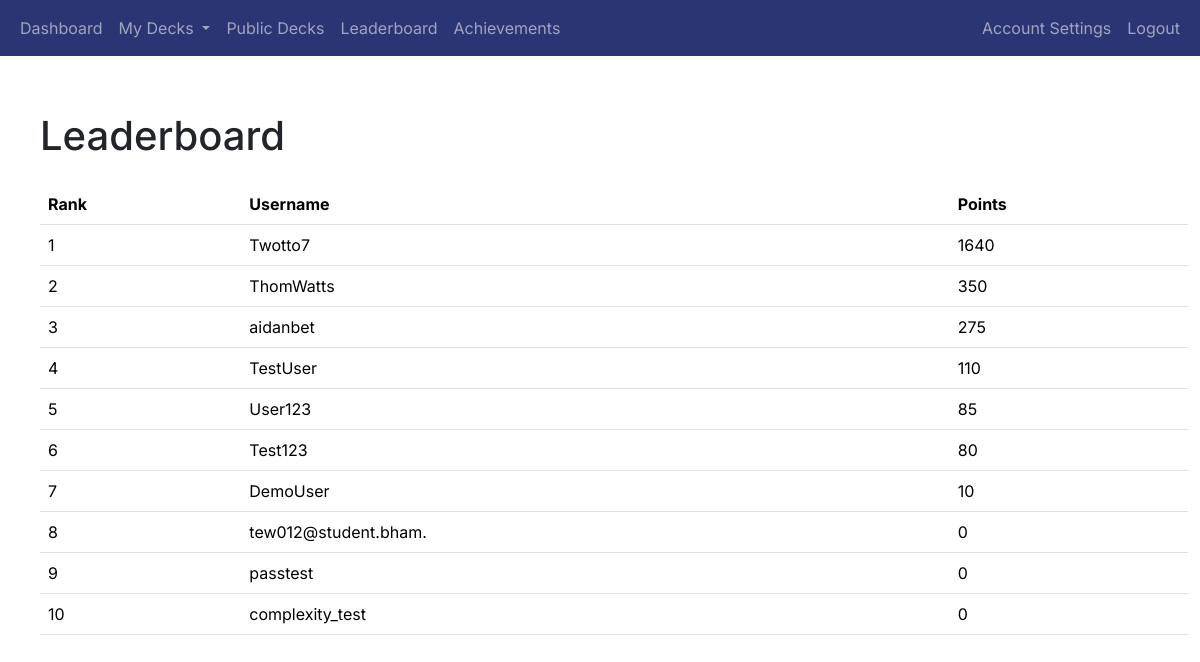
The page /leaderboard (signed in) on the database as committed earlier.
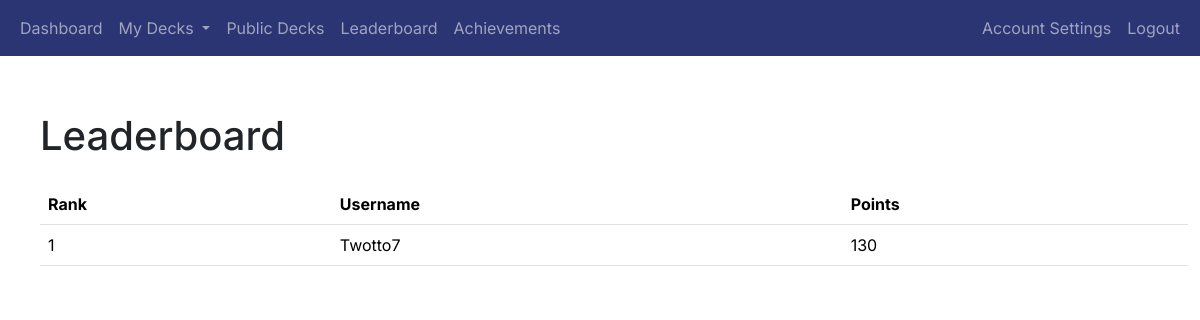
The same page on the database as committed later.
### app/auth/models.py (models this page shows, shortened)
class User(db.Model, UserMixin):
    user_id = db.Column(db.Integer, primary_key=True)
    username = db.Column(db.String(80), unique=True, nullable=False)
    email = db.Column(db.String(120), unique=True, nullable=False)
    password_hash = db.Column(db.String(128), nullable=False)
    points = db.Column(db.Integer, default=0)  # Add points column
    achievements = db.relationship('UserAchievement', back_populates='user', cascade='all, delete-orphan')
    login_events = db.relationship('LoginEvent', backref='user', cascade='all, delete-orphan', lazy=True)
    decks = db.relationship('Deck', backref='user', cascade='all, delete-orphan', lazy=True)

### app/gamification/routes.py (the view)
@gamification_blueprint.route('/leaderboard')
@login_required
def leaderboard():
    users = User.query.order_by(User.points.desc()).limit(10).all()  # Get top 10 users
    return render_template('leaderboard.html', users=users)

### app/__init__.py (called while the page is built)
@login_manager.user_loader
def load_user(user_id):
    return User.query.get(int(user_id))

### app/gamification/templates/leaderboard.html (shortened to what this page needs)
{% extends "base.html" %}
{% block content %}
<div class="container mt-4">
    <h1 class="mb-4">Leaderboard</h1>
    <table class="table">
        <thead>
            <tr>
                <th>Rank</th>
                <th>Username</th>
                <th>Points</th>
            </tr>
        </thead>
        <tbody>
            {% for user in users %}
            <tr>
                <td>{{ loop.index }}</td>
                <td>{{ user.username }}</td>
                <td>{{ user.points }}</td>
            </tr>
            {% endfor %}
        </tbody>
    </table>
</div>
{% endblock %}

Rows that differ between the two databases and show on the page:
removed User: username "ThomWatts", points "350"
removed User: username "aidanbet", points "275"
removed User: username "TestUser", points "110"
removed User: username "User123", points "85"
removed User: username "Test123", points "80"
removed User: username "DemoUser", points "10"
removed User: username "tew012@student.bham.", points "0"
removed User: username "passtest", points "0"
removed User: username "complexity_test", points "0"
changed User "Twotto7": points "1640" → "130"
